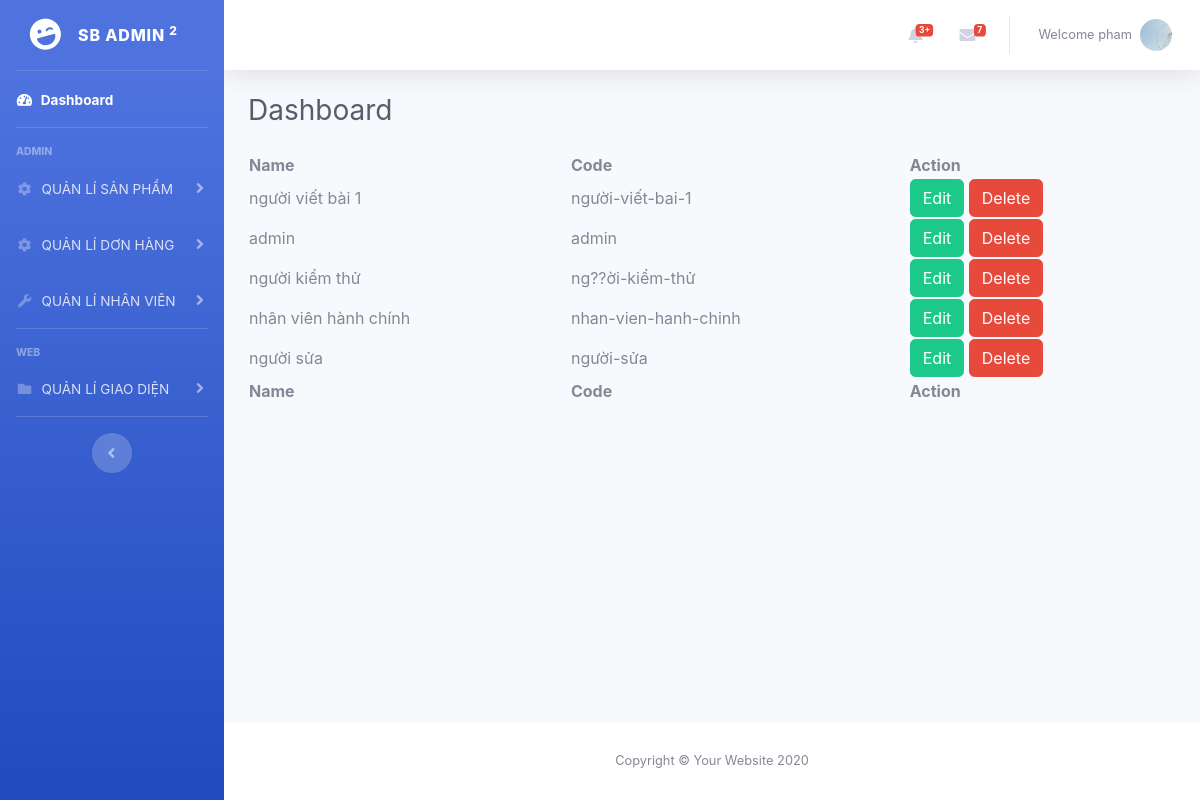
The app's page /resource/view/pages/main/manage-permissions.php (signed in) with its own data.
### tables this page shows
CREATE TABLE `users` (
  `id` int(11) NOT NULL,
  `images` varchar(255) NOT NULL,
  `lastname` varchar(255) NOT NULL,
  `firstname` varchar(255) NOT NULL,
  `email` varchar(255) NOT NULL,
  `password` varchar(255) NOT NULL,
  `created_at` datetime DEFAULT NULL,
  `active` tinyint(4) NOT NULL,
  `is_active` tinyint(4) NOT NULL,
  `status` int(11) NOT NULL,
  `role_id` int(11) NOT NULL,
  `phone` int(11) DEFAULT NULL,
  `address` varchar(255) NOT NULL
);

CREATE TABLE `roles` (
  `id` int(11) NOT NULL,
  `code` varchar(255) NOT NULL,
  `name` varchar(255) NOT NULL,
  `created_at` datetime NOT NULL,
  `updated_at` datetime NOT NULL
);

### resource/view/pages/main/manage-permissions.php (the view, shortened to what this page needs)
<?php
include '../../../../function/function.php';
$id = $_SESSION["user"]["id"];
$query = mysqli_query($conn, "SELECT * FROM users where id='$id'");
$sql = "SELECT * FROM roles";
$result = $conn->query($sql);
?>
<!DOCTYPE html>
<html lang="en">
<head>
    <link rel="stylesheet" href="https://cdnjs.cloudflare.com/ajax/libs/font-awesome/5.15.1/css/all.min.css" />
    <link href="../../../../public/backend/assets/css/sb-admin-2.min.css" rel="stylesheet">
    <link rel="stylesheet" href="https://cdn.datatables.net/1.11.3/css/jquery.dataTables.min.css">
    <link rel="stylesheet" href="https://cdn.datatables.net/buttons/2.1.0/css/buttons.dataTables.min.css">
</head>
<body id="page-top">
    <div id="wrapper">
        <?php include '../../partial/sideBar.php'; ?>
        <div id="content-wrapper" class="d-flex flex-column">
            <div id="content">
                <?php include '../../partial/topBar.php'; ?>
                <div class="container-fluid">
                    <div class="d-sm-flex align-items-center justify-content-between mb-4">
                        <h1 class="h3 mb-0 text-gray-800">Dashboard</h1>
                    </div>
                    <table id="example" class="display nowrap" style="width:100%">
                        <thead>
                            <tr>
                                <th>Name</th>
                                <th>Code</th>
                                <th>Action</th>
                            </tr>
                        </thead>
                        <tbody>
                            <?php
                            if ($result->num_rows > 0) {
                                while ($row = $result->fetch_assoc()) {
                            ?>
                                    <tr>
                                        <td><?php echo $row['name']; ?></td>
                                        <td><?php echo $row['code']; ?></td>
                                        <td>
                                            <a class="btn btn-success editPermissionBtn" href="../permissions/editPermissions.php?id=<?php echo $row['id'] ?>">Edit</a>
                                            <a class="btn btn-danger deletePermissionBtn" href="../permissions/deletePermissions.php?id=<?php echo $row['id'] ?>">Delete</a>
                                        </td>
                                    </tr>
                            <?php
                                }
                            } else {
                                echo "0 results";
                            }
                            ?>
                        </tbody>
                        <tfoot>
                            <tr>
                                <th>Name</th>
                                <th>Code</th>
                                <th>Action</th>
                            </tr>
                        </tfoot>
                    </table>
                </div>
            </div>
            <?php include '../../partial/footer.php'; ?>
        </div>
</body>
</html>

### resource/view/partial/topBar.php (shortened to what this page needs)
<nav class="navbar navbar-expand navbar-light bg-white topbar mb-4 static-top shadow">
<ul class="navbar-nav ml-auto">
    <li class="nav-item dropdown no-arrow mx-1">
        <a class="nav-link dropdown-toggle" href="#" id="alertsDropdown" role="button"
            data-toggle="dropdown" aria-haspopup="true" aria-expanded="false">
            <span class="badge badge-danger badge-counter">3+</span>
        </a>
    </li>
    <li class="nav-item dropdown no-arrow mx-1">
        <a class="nav-link dropdown-toggle" href="#" id="messagesDropdown" role="button"
            data-toggle="dropdown" aria-haspopup="true" aria-expanded="false">
            <i class="fas fa-envelope fa-fw"></i>
            <span class="badge badge-danger badge-counter">7</span>
        </a>
    </li>
    <li class="nav-item dropdown no-arrow">
        <a class="nav-link dropdown-toggle" href="#" id="userDropdown" role="button"
            data-toggle="dropdown" aria-haspopup="true" aria-expanded="false">
            <span class="mr-2 d-none d-lg-inline text-gray-600 small"><?php
            $id = $_SESSION["user"]["id"];
            $query = mysqli_query($conn, "SELECT * FROM users WHERE id = '$id' ");
            $user = $query->fetch_assoc();
            echo "Welcome " . $user['firstname'];
            ?>
            </span>
            <img class="img-profile rounded-circle"
                src="
                <?php if ($user['images']) {
                echo $user['images'];
                } else {
                echo '../../../../public/backend/assets/images/defaultImages.png';
                }
                ?>">
        </a>
    </li>
</ul>
</nav>

### records on screen
users: firstname "pham", images (picture)
roles: name "người viết bài 1", code "người-viết-bai-1"
roles: name "admin", code "admin"
roles: name "người kiểm thử", code "ng??ời-kiểm-thử"
roles: name "nhân viên hành chính", code "nhan-vien-hanh-chinh"
roles: name "người sửa", code "người-sửa"
